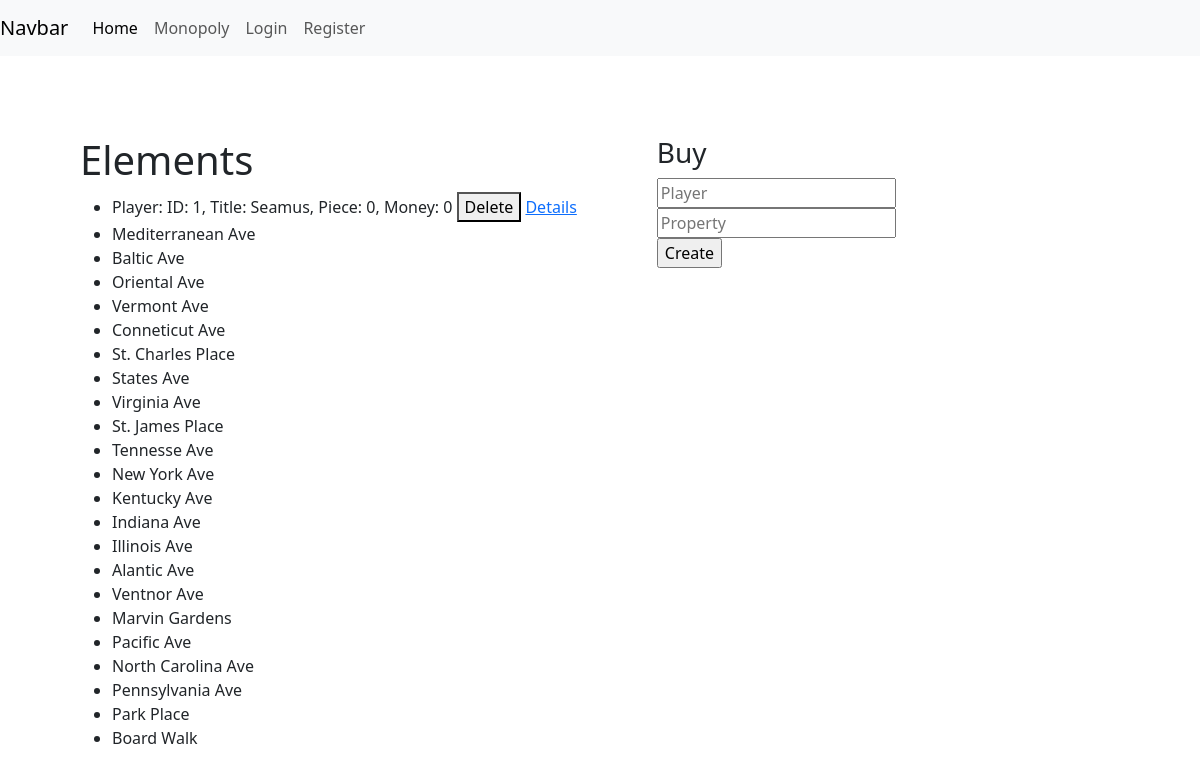
Before: / with the older database file.
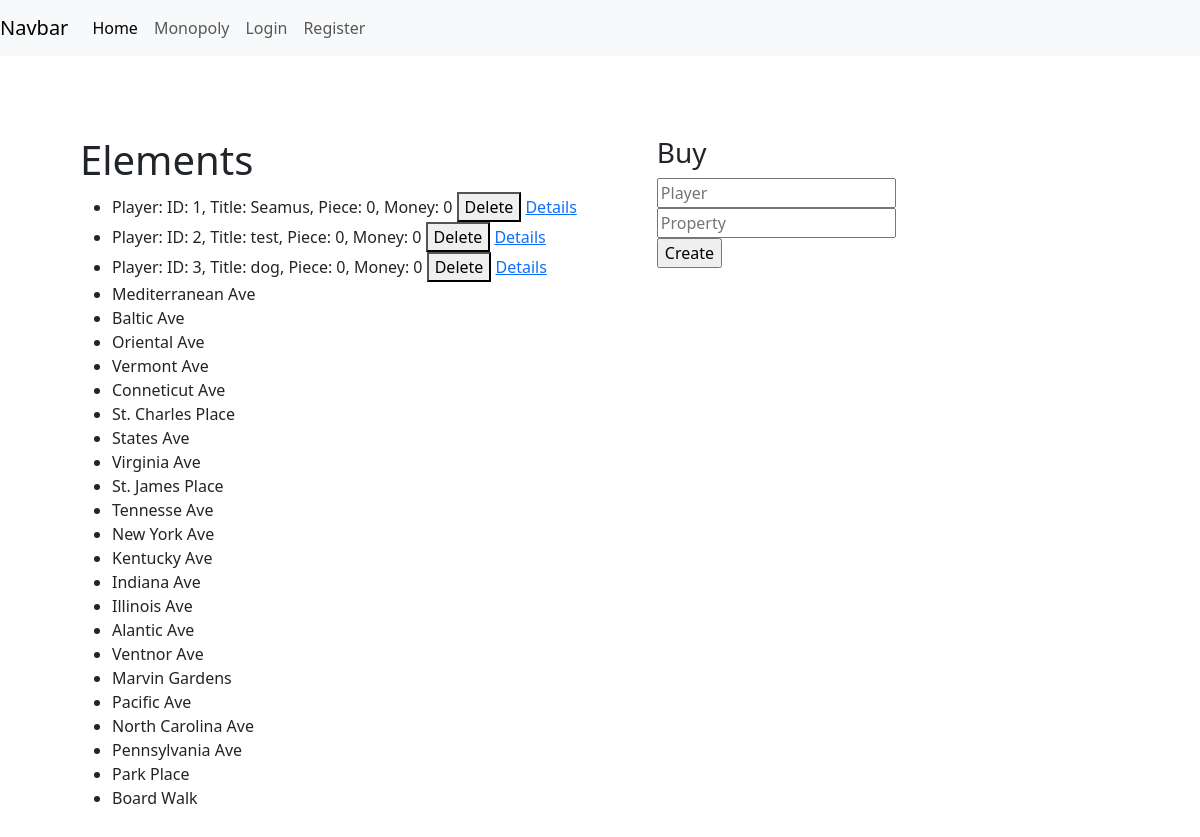
After: the same page with the newer database file.
### models.py (models this page shows, shortened)
class Player(UserMixin, db.Model):
    __tablename__ = "players"
    id: Mapped[int] = mapped_column(primary_key=True)
    title: Mapped[str] = mapped_column(String(30))
    piece: Mapped[int] = mapped_column()
    position: Mapped[int] = mapped_column()
    money: Mapped[int] = mapped_column()
    password_hash: Mapped[Optional[str]] = mapped_column(String(256))
    properties = relationship(
        "Property",
        back_populates="owner",
        cascade="save-update"
    )
    def __str__(self):
        return f"Player: ID: {self.id}, Title: {self.title}, Piece: {self.piece}, Money: {self.money}"

class Property(db.Model):
    __tablename__ = "properties"
    id: Mapped[int] = mapped_column(primary_key=True)
    title: Mapped[str] = mapped_column(String(100))
    player_id: Mapped[Optional[int]] = mapped_column(
        ForeignKey('players.id', ondelete="SET NULL"),
        nullable=True,
        name="fk_property_user"
    )
    owner = relationship("Player", back_populates="properties")
    price: Mapped[int] = mapped_column()
    rent_no_set: Mapped[int] = mapped_column()
    rent_color_set: Mapped[int] = mapped_column()
    rent_1_house: Mapped[int] = mapped_column()
    rent_2_house: Mapped[int] = mapped_column()
    rent_3_house: Mapped[int] = mapped_column()
    rent_4_house: Mapped[int] = mapped_column()
    rent_hotel: Mapped[int] = mapped_column()
    building_cost: Mapped[int] = mapped_column()
    mortgage: Mapped[int] = mapped_column()
    unmortgage: Mapped[int] = mapped_column()
    color: Mapped[str] = mapped_column(String(20))

### routes.py (the view, shortened to what this page needs)
    @app.route("/home", methods=["GET", "POST"])
    @app.route("/", methods=["GET", "POST"])
    def creation():
        if request.method == "GET":
            players = Player.query.all()
            properties = Property.query.all()
            return render_template('creation.html', players=players, properties=properties)
        else:
            players = Player.query.all()
            properties = Property.query.all()
            return render_template('creation.html', players=players, properties=properties)

### templates/creation.html (shortened to what this page needs)
{% extends "base.html" %}
{% block content %}
<div class="box">
    <div>
        <h1>Elements</h1>
        <ul>
            {% for player in players %}
            <li>
                {{player}}
                <button onclick="deletePerson({{player.id}})">Delete</button>
                <a href="{{url_for('details', id=player.id)}}">Details</a>
            </li>
            {% endfor %} {% for property in properties %}
            <li>{{property.title}}</li>
            {% endfor %}
        </ul>
    </div>
    <div>
        <h3>Buy</h3>
        <form action="{{url_for('creation')}}" method="POST">
            <input type="text" name="buyer" placeholder="Player" required="required" /><br />
            <input type="text" name="sold" placeholder="Property" required="required" /><br />
            <input type="submit" name="buy" value="Create" /><br />
        </form>
        <link rel="stylesheet" href="{{url_for('static', filename='css/creation.css')}}" />
        {% endblock %}

### templates/base.html (shortened to what this page needs)
<!DOCTYPE html>
<html lang="en">
<head>
</head>
<body>
    <nav class="navbar navbar-expand-lg navbar-light bg-light">
        <a class="navbar-brand" href="#">Navbar</a>
        <div class="collapse navbar-collapse" id="navbarNavAltMarkup">
            <div class="navbar-nav">
                <a class="nav-item nav-link active" href="/">Home<span class="visually-hidden">(current)</span></a>
                <a class="nav-item nav-link" href="/monopoly">Monopoly</a>
                {% if current_user.is_anonymous %}
                <a class="nav-item nav-link" href="/login">Login</a>
                <a class="nav-item nav-link"  href="/register">Register</a>
                {% else %}
                <a class="nav-item nav-link" href="/logout">Logout</a>
                {% endif %}
            </div>
        </div>
    </nav>
    {% block content %}{% endblock %}
</body>
<link rel="stylesheet" href="{{url_for('static', filename='css/base.css')}}" />
<link href="https://cdn.jsdelivr.net/npm/bootstrap@5.3.3/dist/css/bootstrap.min.css" rel="stylesheet"
 />
</html>

### static/css/creation.css (style rules this page uses)
.box { display: flex; flex-wrap: wrap; margin: 5rem; gap: 5rem; }

### static/css/base.css (style rules this page uses)
body { height: 100%; width: 100%; margin: 0; }

Changed rows visible on the page:
added Player: id+title+piece "Player: ID: 2, Title: test, Piece: 0, Money: 0"
added Player: id+title+piece "Player: ID: 3, Title: dog, Piece: 0, Money: 0"
